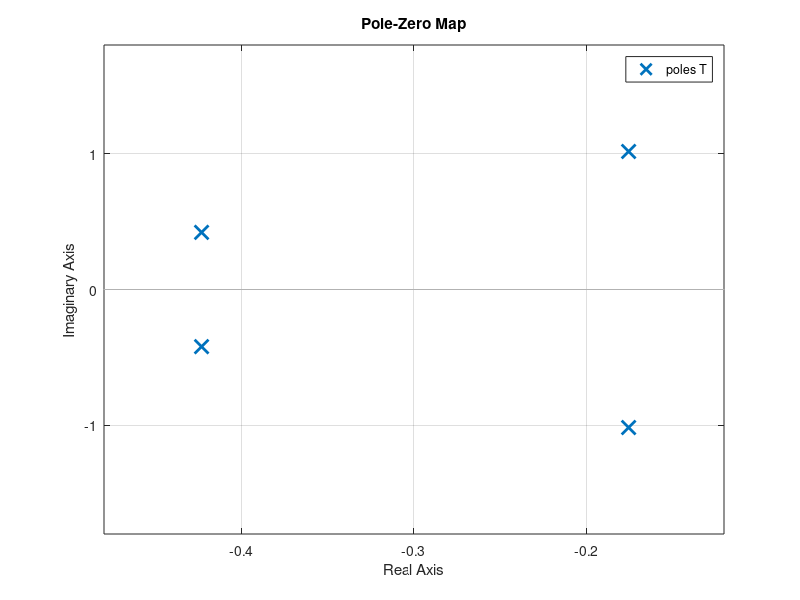
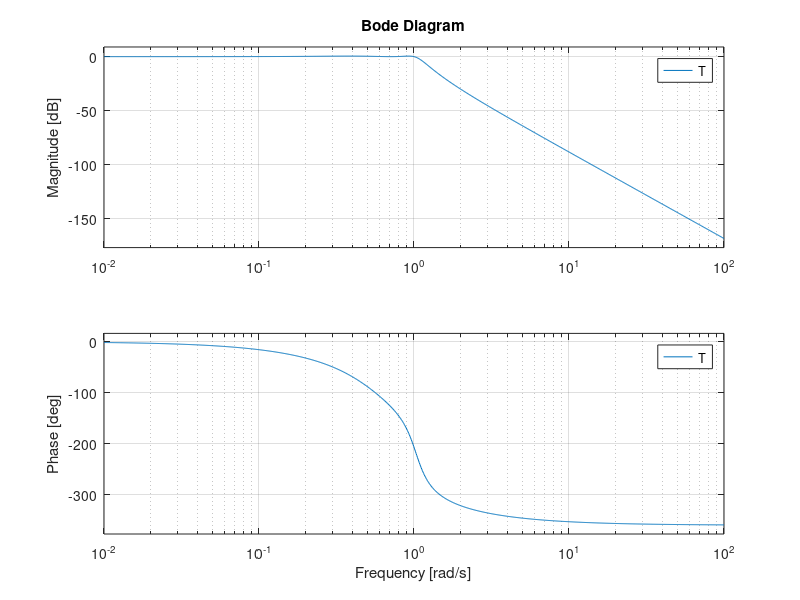

Write MATLAB code to recreate these figures, in order.
clc;close all;clear all;
%Given specifications:
%s=tf('s')
a_max=0.5;
a_min=18;
wp=1000;
ws=1400;
wns=ws/wp;
e=sqrt(power(10,(0.1*a_max))-1);
n=log(((10^(0.1*a_min)-1)/(10^(0.1*a_max-1)))^(0.5))/(log(wns+(wns^2-1)^(0.5)));
n = ceil(n)
a=(1/n)*asinh(1/e);
Den = 1;
for k=1:n
    sigma=-(sinh(a)*sin(((2*k-1)/(2*n))*pi))
    omega=cosh(a)*cos(((2*k-1)/(2*n))*pi)
    s1(k)=sigma + j*(omega)
    Den = conv(Den, [1, -s1(k)]);
end

Num = (Den(end))

T = tf(real(Num), real(Den))
pzmap(T)

figure
bode(T)
